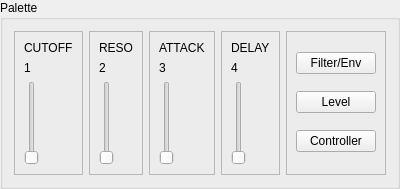
             <widget class="QGroupBox" name="groupBox_9">
              <property name="title">
               <string>Palette</string>
              </property>
              <layout class="QHBoxLayout" name="horizontalLayout">
               <item>
                <widget class="QFrame" name="frame">
                 <property name="frameShape">
                  <enum>QFrame::StyledPanel</enum>
                 </property>
                 <property name="frameShadow">
                  <enum>QFrame::Raised</enum>
                 </property>
                 <layout class="QVBoxLayout" name="verticalLayout">
                  <item>
                   <widget class="QLabel" name="label_41">
                    <property name="text">
                     <string>CUTOFF</string>
                    </property>
                   </widget>
                  </item>
                  <item>
                   <widget class="QLabel" name="label_42">
                    <property name="text">
                     <string>1</string>
                    </property>
                   </widget>
                  </item>
                  <item>
                   <widget class="QSlider" name="slider1">
                    <property name="enabled">
                     <bool>false</bool>
                    </property>
                    <property name="orientation">
                     <enum>Qt::Vertical</enum>
                    </property>
                   </widget>
                  </item>
                 </layout>
                </widget>
               </item>
               <item>
                <widget class="QFrame" name="frame">
                 <property name="frameShape">
                  <enum>QFrame::StyledPanel</enum>
                 </property>
                 <property name="frameShadow">
                  <enum>QFrame::Raised</enum>
                 </property>
                 <layout class="QVBoxLayout" name="verticalLayout_5">
                  <item>
                   <widget class="QLabel" name="label_43">
                    <property name="text">
                     <string>RESO</string>
                    </property>
                   </widget>
                  </item>
                  <item>
                   <widget class="QLabel" name="label_44">
                    <property name="text">
                     <string>2</string>
                    </property>
                   </widget>
                  </item>
                  <item>
                   <widget class="QSlider" name="slider2">
                    <property name="enabled">
                     <bool>false</bool>
                    </property>
                    <property name="orientation">
                     <enum>Qt::Vertical</enum>
                    </property>
                   </widget>
                  </item>
                 </layout>
                </widget>
               </item>
               <item>
                <widget class="QFrame" name="frame_3">
                 <property name="frameShape">
                  <enum>QFrame::StyledPanel</enum>
                 </property>
                 <property name="frameShadow">
                  <enum>QFrame::Raised</enum>
                 </property>
                 <layout class="QVBoxLayout" name="verticalLayout_6">
                  <item>
                   <widget class="QLabel" name="label_45">
                    <property name="text">
                     <string>ATTACK</string>
                    </property>
                   </widget>
                  </item>
                  <item>
                   <widget class="QLabel" name="label_46">
                    <property name="text">
                     <string>3</string>
                    </property>
                   </widget>
                  </item>
                  <item>
                   <widget class="QSlider" name="slider3">
                    <property name="enabled">
                     <bool>false</bool>
                    </property>
                    <property name="orientation">
                     <enum>Qt::Vertical</enum>
                    </property>
                   </widget>
                  </item>
                 </layout>
                </widget>
               </item>
               <item>
                <widget class="QFrame" name="frame_4">
                 <property name="frameShape">
                  <enum>QFrame::StyledPanel</enum>
                 </property>
                 <property name="frameShadow">
                  <enum>QFrame::Raised</enum>
                 </property>
                 <layout class="QVBoxLayout" name="verticalLayout_7">
                  <item>
                   <widget class="QLabel" name="label_47">
                    <property name="text">
                     <string>DELAY</string>
                    </property>
                   </widget>
                  </item>
                  <item>
                   <widget class="QLabel" name="label_48">
                    <property name="text">
                     <string>4</string>
                    </property>
                   </widget>
                  </item>
                  <item>
                   <widget class="QSlider" name="slider4">
                    <property name="enabled">
                     <bool>false</bool>
                    </property>
                    <property name="orientation">
                     <enum>Qt::Vertical</enum>
                    </property>
                   </widget>
                  </item>
                 </layout>
                </widget>
               </item>
               <item>
                <widget class="QFrame" name="frame_5">
                 <property name="frameShape">
                  <enum>QFrame::StyledPanel</enum>
                 </property>
                 <property name="frameShadow">
                  <enum>QFrame::Raised</enum>
                 </property>
                 <layout class="QVBoxLayout" name="verticalLayout_8">
                  <item>
                   <widget class="QPushButton" name="btnFilterEnvelope">
                    <property name="accessibleName">
                     <string>toggle-btn</string>
                    </property>
                    <property name="text">
                     <string>Filter/Env</string>
                    </property>
                    <property name="checkable">
                     <bool>true</bool>
                    </property>
                    <property name="checked">
                     <bool>false</bool>
                    </property>
                   </widget>
                  </item>
                  <item>
                   <widget class="QPushButton" name="btnLevel">
                    <property name="accessibleName">
                     <string>toggle-btn</string>
                    </property>
                    <property name="text">
                     <string>Level</string>
                    </property>
                    <property name="checkable">
                     <bool>true</bool>
                    </property>
                   </widget>
                  </item>
                  <item>
                   <widget class="QPushButton" name="btnController">
                    <property name="accessibleName">
                     <string>toggle-btn</string>
                    </property>
                    <property name="text">
                     <string>Controller</string>
                    </property>
                    <property name="checkable">
                     <bool>true</bool>
                    </property>
                   </widget>
                  </item>
                 </layout>
                </widget>
               </item>
              </layout>
             </widget>
